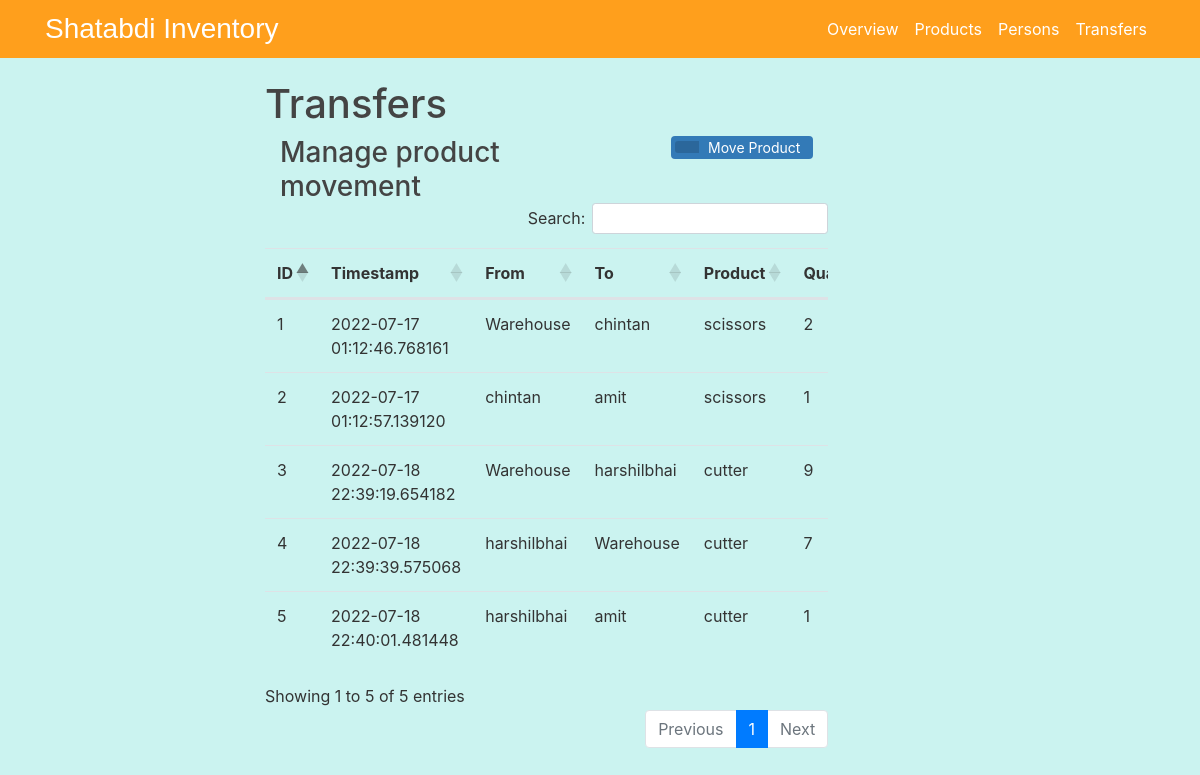
Before: /Transfers with the older database file.
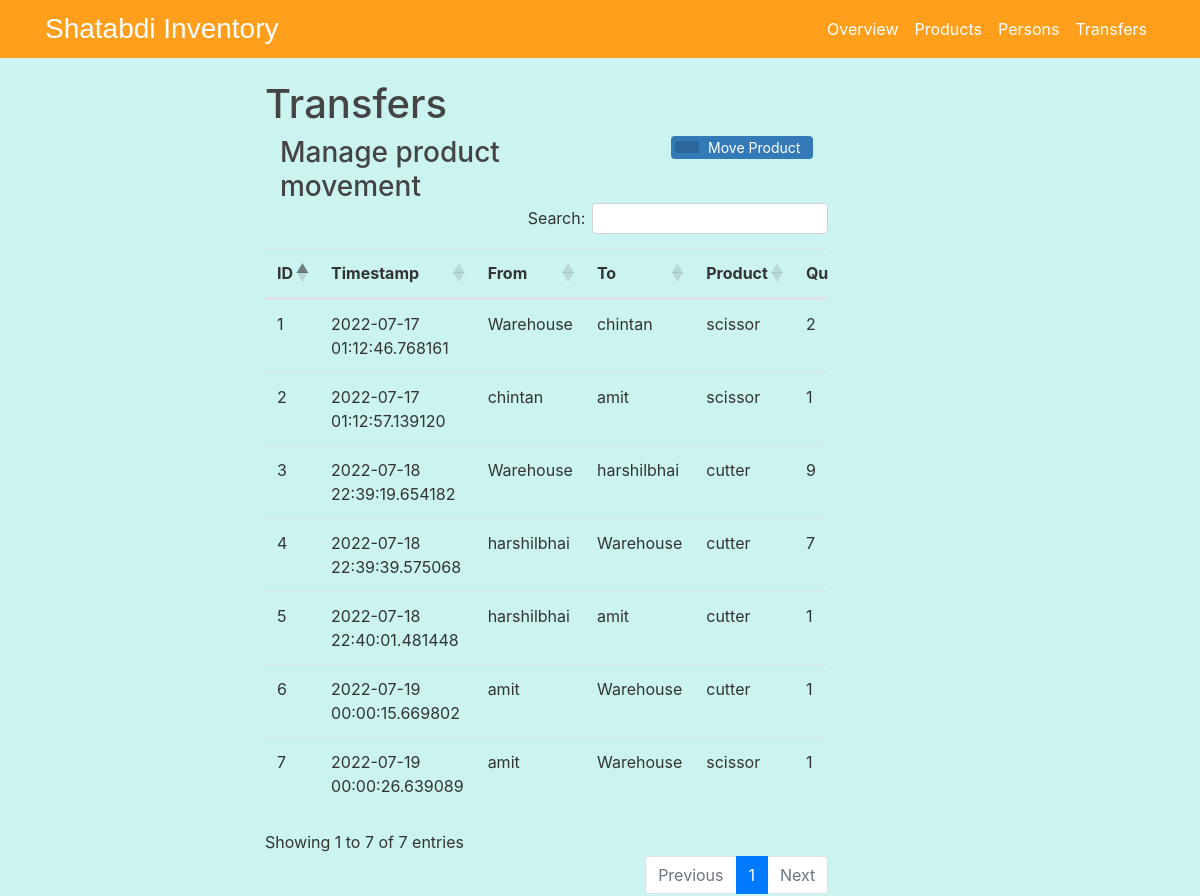
After: the same page with the newer database file.
### flaskinventory/models.py (models this page shows, shortened)
class Movement(db.Model):
    mid = db.Column(db.Integer, primary_key= True)
    ts = db.Column(db.DateTime, default=datetime.utcnow)
    frm = db.Column(db.String(20), nullable = False)
    to = db.Column(db.String(20), nullable = False)
    pname = db.Column(db.String(20), nullable = False)
    pqty = db.Column(db.Integer, nullable = False)

### flaskinventory/routes.py (the view, shortened to what this page needs)
@app.route("/Transfers", methods = ['GET', 'POST'])
def move():
    form = moveproduct()
    details = Movement.query.all()
    pdetails = Product.query.all()
    exists = bool(Movement.query.all())
    if exists== False and request.method == 'GET' :
            flash(f'Transfer products  to view','info')
    prod_choices = Product.query.with_entities(Product.prod_name,Product.prod_name).all()
    loc_choices = Location.query.with_entities(Location.loc_name,Location.loc_name).all()
    prod_list_names = []
    src_list_names,dest_list_names=[('Warehouse','Warehouse')],[('Warehouse','Warehouse')]
    prod_list_names+=prod_choices
    src_list_names+=loc_choices
    dest_list_names+=loc_choices
    form.mprodname.choices = prod_list_names
    form.src.choices = src_list_names
    form.destination.choices = dest_list_names
    return render_template('move.html',title = 'Transfers',form = form,details= details)

### flaskinventory/forms.py
class moveproduct(FlaskForm):
    mprodname = SelectField(
        'Product Name')
    src = SelectField(
        'Source')
    destination = SelectField(
        'Destination')
    mprodqty = IntegerField('Quantity', validators=[NumberRange(min=1, max=1000000),DataRequired()])
    movesubmit = SubmitField('Move')

### flaskinventory/templates/move.html (shortened to what this page needs)
{% extends "overview.html" %}
{% block content %}
<div class="container">
  <h1>Transfers</h1>
  <div class="row col-12">
    <div class="col-8">    <h3 style="display: inline-block;margin:0;"> Manage product movement</h3></div>
    <div class="col-4">
      <button id="Move_Prod" type="button" class="btn btn-add" data-toggle="modal" data-target="#exampleModal">
      <span class="btn-icon-add"></span>Move Product</button>
    </div>
  </div>
  <div class="row col-12 user-detail-table">
    <div class="table-responsive">
  <table id ='table_id' class="table table-hover">
    <thead>
      <tr>
        <th>ID</th>
        <th>Timestamp</th>
        <th>From</th>
        <th>To</th>
        <th>Product</th>
        <th>Quantity </th>
      </tr>
    </thead>
    <tbody>
      {%for d in details%}
      <tr>
        <td>{{d.mid}}</td>
        <td>{{d.ts}}</td>
        <td>{{d.frm}}</td>
        <td>{{d.to}}</td>
        <td>{{d.pname}}</td>
        <td>{{d.pqty}}</td>
      </tr>
      {% endfor %}
    </tbody>
  </table>
</div>
</div>
</div>
{% endblock content %}

### flaskinventory/templates/overview.html (shortened to what this page needs)
<!DOCTYPE html>
<htmls>
  <head>
    <link rel="stylesheet" href="https://maxcdn.bootstrapcdn.com/bootstrap/4.0.0/css/bootstrap.min.css"
>
    <link rel="stylesheet" type="text/css" href="{{ url_for('static', filename='main.css') }}">
    <link href="//netdna.bootstrapcdn.com/bootstrap/3.0.0/css/bootstrap-glyphicons.css" rel="stylesheet">
    <link rel="stylesheet" href="https://cdn.datatables.net/1.11.5/css/dataTables.bootstrap4.min.css">
    <link rel="stylesheet" href="https://cdn.datatables.net/buttons/2.2.2/css/buttons.dataTables.min.css">
  </head>
  <body>
    <header class="site-header">
      <nav class="navbar navbar-expand-md navbar-dark bg-steel fixed-top">
        <div class="container">
          <a class="Main" href="/Overview">Shatabdi Inventory</a>
          <div class="collapse navbar-collapse" id="navbarToggle">
            <div class="navbar-nav">
              <a class="nav-item nav-link" id="Overvieww" href="/">Overview</a>
              <a class="nav-item nav-link" id="Productt" href="/Product">Products</a>
              <a class="nav-item nav-link" id="Locationn" href="/Location">Persons</a>
              <a class="nav-item nav-link" id="Transferss" href="/Transfers">Transfers</a>
            </div>
          </div>
        </div>
      </nav>
    </header>
    <main role="main" class="container-content">
      <div class="row">
        <div class="col-md-8">
          {% block content %}{% endblock %}
      </div>
      </div>
    </main>
    </head>
  </body>
  </html>

### flaskinventory/static/main.css (style rules this page uses)
body { background: #CBF3F0; color: #333333; margin-top: 5rem; }
h1, h2, h3, h4, h5, h6 { color: #444444; }
a { color: white; }
.btn-icon-add { position: relative; left: -9px; display: inline-block;padding: 6px 12px; background: rgba(0,0,0,0.15); border-radius: 3px 0 0 3px; color: white; font-size: 14px; }
.btn-add { padding-top: 0; padding-bottom: 0; background-color:#337ab7; color: white; font-size: 14px; float: right; }
.btn { margin-bottom:5px;font-size: 14px; }
.container-content { margin-top: 60px; margin-left: 250px; }
.Main { color: white; font-family: sans-serif; font-size: 28px; }
.bg-steel { background-color: #FF9F1C; }
.site-header .navbar-nav .nav-link { color:white ; }
html, body { height: 100%; }

Changed rows visible on the page:
changed Movement id 1: pname "scissors" → "scissor"
changed Movement id 2: pname "scissors" → "scissor"
added Movement: mid "6", ts "2022-07-19 00:00:15.669802", frm "amit", to "Warehouse", pname "cutter", pqty "1"
added Movement: mid "7", ts "2022-07-19 00:00:26.639089", frm "amit", to "Warehouse", pname "scissor", pqty "1"
Other visible differences:
text written by a page script: "Search: Showing 1 to 5 of 5 entries Previous 1 Next" → "Search: Showing 1 to 7 of 7 entries Previous 1 Next"
